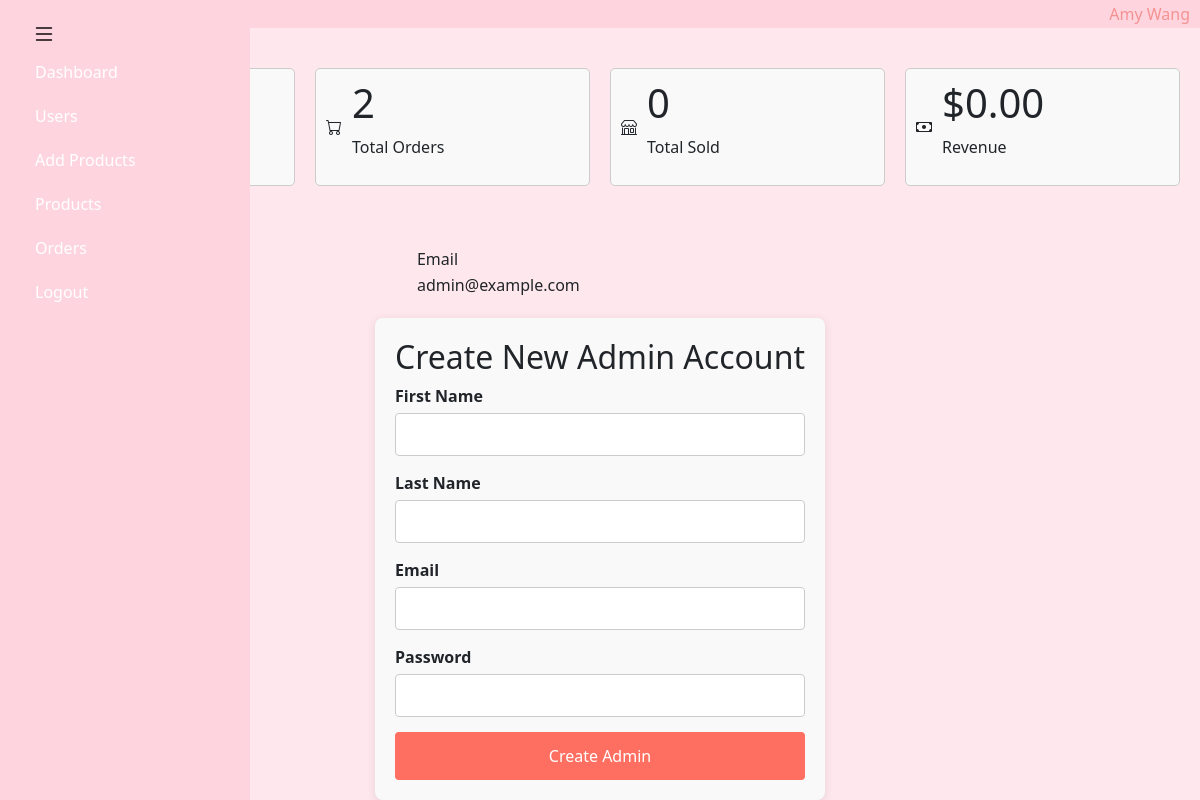
The page /admin/dashboard (signed in) on the database as committed earlier.
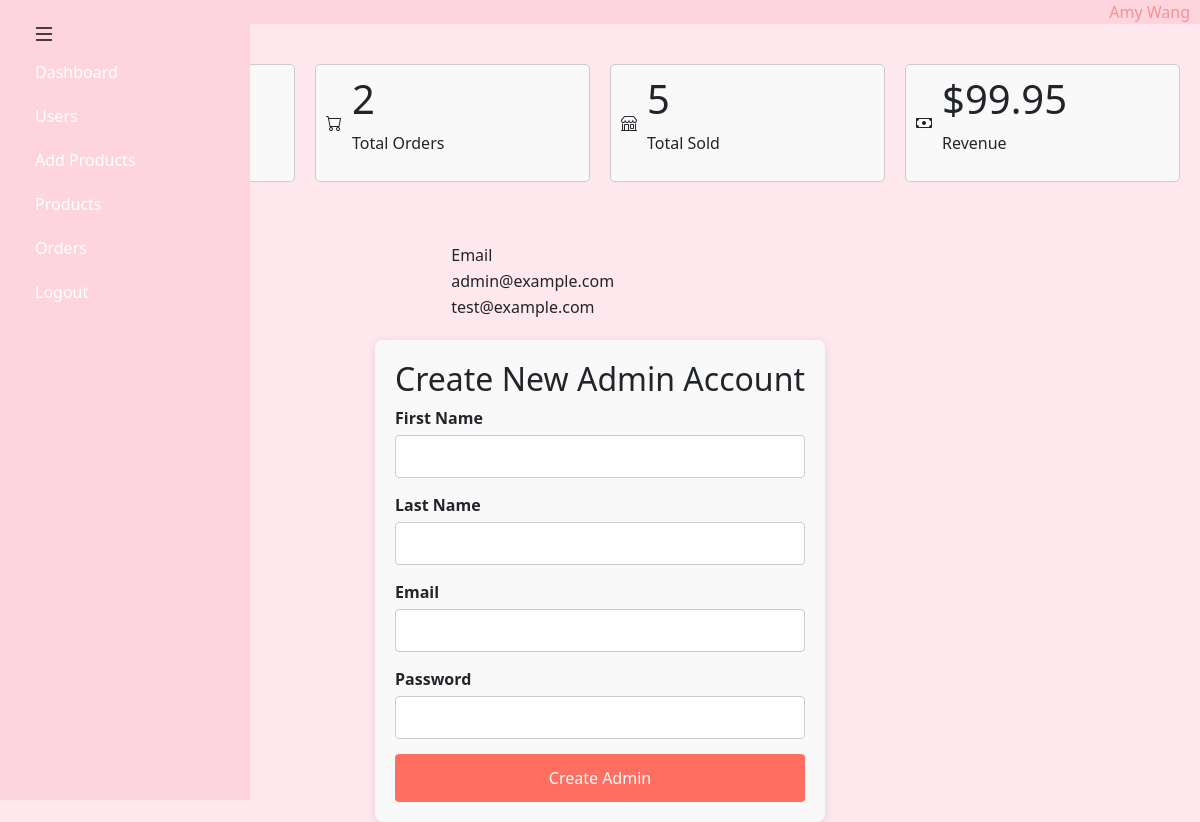
The same page on the database as committed later.
### models.py (models this page shows, shortened)
class User(db.Model):
    __tablename__ = 'users'  # Define table name in the database
    id = db.Column(db.Integer, primary_key=True)  # Primary key for user
    first_name = db.Column(db.String(50), nullable=False)  # User's first name
    last_name = db.Column(db.String(50), nullable=False)  # User's last name
    email = db.Column(db.String(100), unique=True, nullable=False)  # Unique email for user authentication
    password_hash = db.Column(db.String(128), nullable=False)  # Hashed password
    role = db.Column(db.String(10), default="user")  # User role (default: user)
    created_at = db.Column(db.DateTime, default=lambda: datetime.now(pytz.timezone('America/New_York')))  # Timestamp in NY timezone
    cart = db.relationship('Cart', back_populates='user', uselist=False)
    orders = db.relationship('Order', back_populates='user')
    @property
    def full_name(self):
        return f"{self.first_name} {self.last_name}"

### app.py (the view)
@app.route("/admin/dashboard")
@login_required
def admin_dashboard():
    if current_user.role != 'admin':
        redirect("/")
    total_users = User.query.filter(User.role != 'admin').count()
    total_orders = Order.query.count()
    total_products_sold = db.session.query(db.func.sum(OrderItem.quantity)).join(Order, Order.id == OrderItem.order_id).filter(Order.status == 'Delivered').scalar() or 0
    total_revenue = db.session.query(db.func.sum(Order.total_price)).filter(Order.status == 'Delivered').scalar() or 0
    admins = User.query.filter_by(role='admin').all()
    admin_data = [(admin.full_name, admin.email) for admin in admins]
    return render_template("admin_dash.html", total_users = total_users, total_orders = total_orders, total_products_sold = total_products_sold, total_revenue = total_revenue, admin_data = admin_data)

### app.py (called while the page is built)
@login_manager.user_loader
def load_user(user_id):
    return User.query.get(int(user_id))

### templates/admin_dash.html (shortened to what this page needs)
{% extends "admin_layout.html" %}
{% block body %}
    <div class="content">
        <div class="user">
            <div>
                <h1>{{ total_users }}</h1>
                <p>Total Users</p>
            </div>
        </div>
        <div class="order">
            <i class="bi bi-cart"></i>
            <div>
                <h1>{{ total_orders }}</h1>
                <p>Total Orders</p>
            </div>
        </div>
        <div class="shop">
            <i class="bi bi-shop"></i>
            <div>
                <h1>{{ total_products_sold }}</h1>
                <p>Total Sold</p>
            </div>
        </div>
        <div class="money">
            <i class="bi bi-cash"></i>
            <div>
                <h1>${{ "%.2f" | format(total_revenue) }}</h1>
                <p>Revenue</p>
            </div>
        </div>
    </div>
    <div class="chart">
        <table width="100%">
            <thead>
                <tr>
                    <td>Name</td>
                    <td>Email</td>
                </tr>
            </thead>
            <tbody>
                {% for full_name, email in admin_data %}
                <tr>
                    <td>{{ full_name | title}}</td>
                    <td>{{ email }}</td>
                </tr>
                {% endfor %}
            </tbody>
        </table>
    </div>
    <div class="create-admin-form">
        <h2>Create New Admin Account</h2>
        <form action="/admin/create_admin" method="POST">
            <div>
                <label for="first">First Name</label>
                <input type="text" name="first" required>
            </div>
            <div>
                <label for="last">Last Name</label>
                <input type="text" name="last" required>
            </div>
            <div>
                <label for="email">Email</label>
                <input type="email" id="email" name="email" required>
            </div>
            <div>
                <label for="password">Password</label>
                <input type="password" id="password" name="password" required>
            </div>
            <button type="submit">Create Admin</button>
        </form>
    </div>
{% endblock %}

Rows that differ between the two databases and show on the page:
added User: email "test@example.com"
Other text that changed with them:
{{ total_products_sold }}: "0" → "5"
{{ "%.2f" | format(total_revenue) }}: "0.00" → "99.95"
